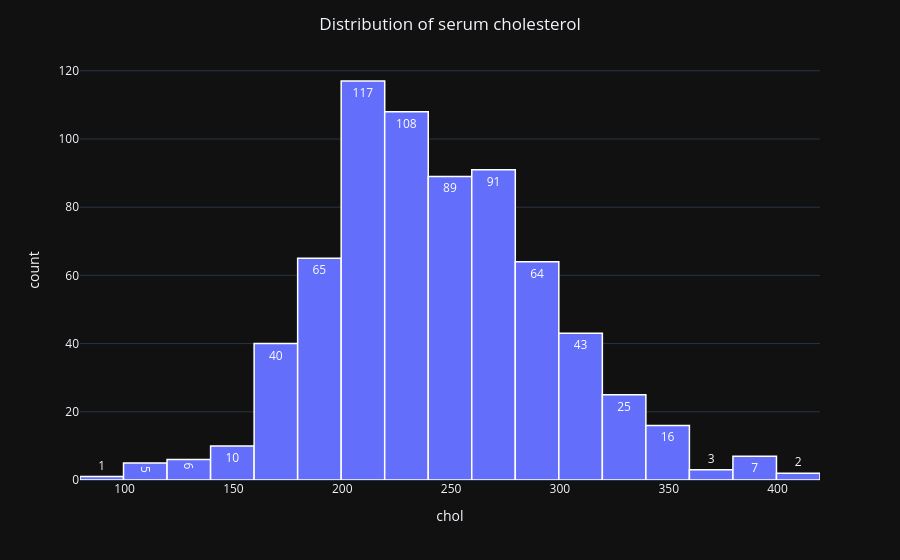

Notebook code cell kept with this figure:
### Code cell
fig = px.histogram(heart,x='chol',template='plotly_dark',text_auto=True,nbins=25)
fig.update_traces(marker_line_width=1.5, marker_line_color='white')
fig.update_layout(title='Distribution of serum cholesterol',
                  title_x=0.5)
fig.show()
#The data shows that cholesterol levels between 275 and 300 have the most occurrences, with counts of 117 and 108 respectively.
#On the extremes (100 and above 475), the counts drop significantly, showing that extreme cholesterol levels are less common.

### Figure 1 — Plotly figure (JSON) as saved in the notebook; plotly's stock layout.template omitted (floating-point values rounded to 4 significant figures; data arrays with more than 128 entries replaced by an {"elided": "..."} marker saying what was removed)
{"data": [{"alignmentgroup": "True", "bingroup": "x", "hovertemplate": "chol=%{x}<br>count=%{y}<extra></extra>", "legendgroup": "", "marker": {"color": "#636efa", "line": {"color": "white", "width": 1.5}, "pattern": {"shape": ""}}, "name": "", "nbinsx": 25, "offsetgroup": "", "orientation": "v", "showlegend": false, "texttemplate": "%{value}", "type": "histogram", "x": {"elided": "692 int values"}, "xaxis": "x", "yaxis": "y"}], "layout": {"autosize": true, "barmode": "relative", "legend": {"tracegroupgap": 0}, "margin": {"t": 60}, "title": {"text": "Distribution of serum cholesterol", "x": 0.5}, "xaxis": {"anchor": "y", "autorange": true, "domain": [0, 1], "range": [79.5, 419.5], "title": {"text": "chol"}, "type": "linear"}, "yaxis": {"anchor": "x", "autorange": true, "domain": [0, 1], "range": [0, 123.2], "title": {"text": "count"}}}}
